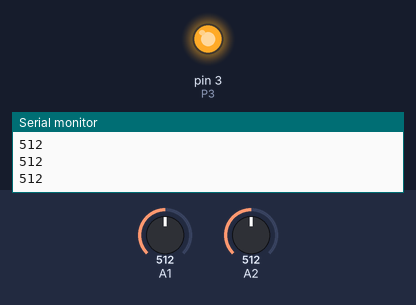
This sketch was run on a simulated Arduino Uno, built with avr-gcc and run on an emulated ATmega328P. On the bench: output pins drawn as LEDs (lit = HIGH), the last lines printed to the serial monitor. The test bench sets the inputs (shaded band); at power-on: A2 = 512, A1 = 512.

Above: at 1.2 s.
1.3 s: A2 set to 107
2.8 s: A2 set to 95
At 4.0 s:
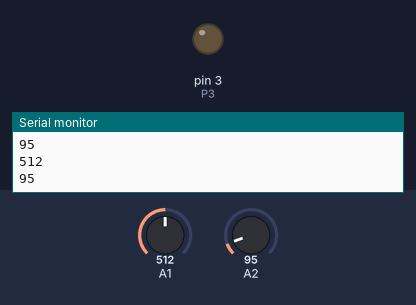
4.3 s: A2 set to 122
At 5.2 s:
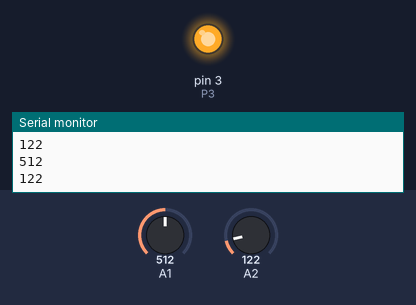
5.8 s: A2 set to 90
At 6.6 s:
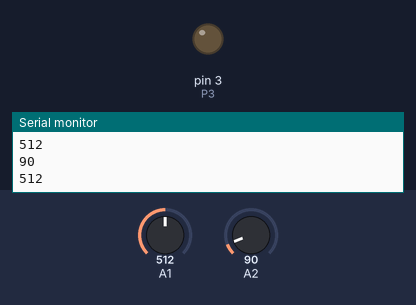
Timing chart, 0 to 8.3 s (numbered marks = the images above; inputs shaded):
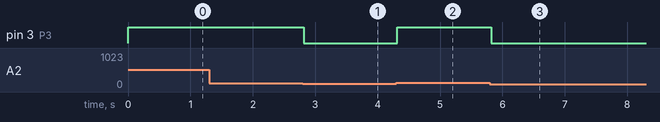

Measured:
- the behaviour switches between 100 and 99 on A2 (found by bisection; images 0 and 1)
- after the input at 2.8 s, pin 3 (P3): HIGH → LOW at once
- after the input at 4.3 s, pin 3 (P3): LOW → HIGH at once
- after the input at 5.8 s, pin 3 (P3): HIGH → LOW at once

The sketch:

od.ino
```cpp
int P3=3,P4=4,a,b;

void setup() {
  //  setup code here, to run once:
pinMode(P3,OUTPUT);
pinMode(P3,OUTPUT);
Serial.begin(9600);
}

void loop() {
  // main code here, to run repeatedly:
int S1=analogRead(1);
int S2=analogRead(2);

Serial.println(S1);
Serial.println(S2);

if (S1>100)
a=1;
if (S1<100)
a=0;
if (S2>100)
b=1;
if (S2<100)
b=0;
if ((a==0) && (b==0)==1)
{
forward();
}
if ((a==0) && (b==1)==1)
{
right();
}
if ((a==1) && (b==0)==1)
{
left();
}
if ((a==1) && (b==1)==1)
{
forward();
}
}

void forward()
{
digitalWrite(P3, HIGH);
digitalWrite(P4,HIGH);
}
void right()
{
digitalWrite(P3, HIGH);
digitalWrite(P4,LOW);
}
void left()
{
digitalWrite(P3, LOW);
digitalWrite(P4,HIGH);
}
```
